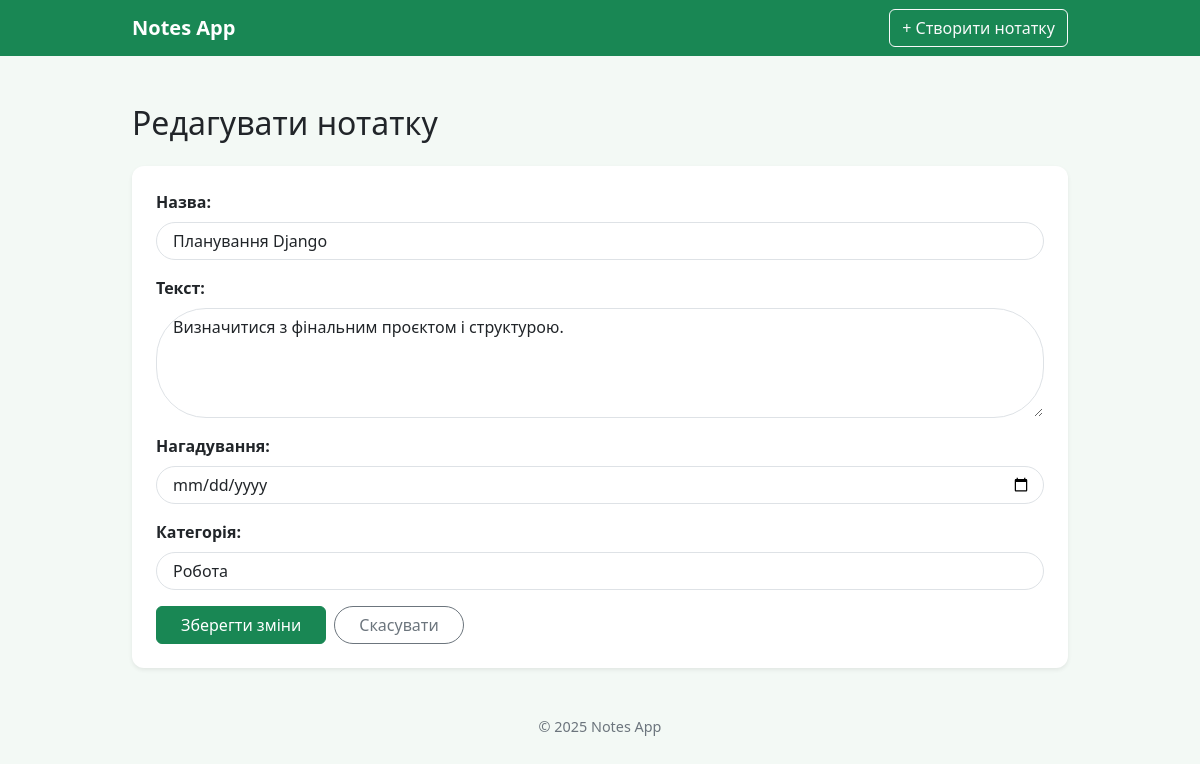
Page /1/edit/ on the committed database.
### notes/models.py (models this page shows, shortened)
class Notes(models.Model):
    title = models.CharField(
        max_length=200,
        verbose_name='Назва нотатки'
    )
    text = models.TextField(
        verbose_name='Текст'
    )
    reminder = models.DateField(
        null=True,
        blank=True,
        verbose_name='Дата нагадування'
    )
    category = models.ForeignKey(
        Category,
        on_delete=models.CASCADE,  # якщо видалять, то зникнуть нотатки
        related_name="notes",      # для доступу до category.notes.all()
        verbose_name='Категорія'
    )
    class Meta:
        ordering = ["-reminder", "title"]  #сортування, де нагадування ближче
        verbose_name = 'Нотатка'
        verbose_name_plural = 'Нотатки'

### notes/views.py (the view)
# urls.py: path('<int:pk>/edit/', edit_note_view, name='edit_note'),
def edit_note_view(request, pk):
    note = Notes.objects.get(pk=pk)
    if request.method == 'POST':
        form = NoteForm(request.POST, instance=note)
        if form.is_valid():
            form.save()
            return redirect('notes:note_detail', pk=note.pk)
    else:
        form = NoteForm(instance=note)
    return render(request, 'edit_note.html', {'form': form, 'note': note})

### notes/forms.py
class NoteForm(forms.ModelForm):
    class Meta:
        model = Notes
        fields = ['title', 'text', 'reminder', 'category']
        labels = {
            'title': 'Назва',
            'text': 'Текст',
            'reminder': 'Нагадування',
            'category': 'Категорія'
        }
        widgets = {
            'title': forms.TextInput(attrs={'class': 'form-control'}),
            'text': forms.Textarea(attrs={'class': 'form-control', 'rows': '4'}),
            'reminder': forms.DateInput(attrs={'type': 'date', 'class': 'form-control'}),
            'category': forms.Select(attrs={'class': 'form-control'}),
        }

### notes/models.py (called while the page is built)
    def __str__(self) -> str:
        return self.title

### notes/templates/edit_note.html (shortened to what this page needs)
{% extends 'base.html' %}
{% block content %}
<div class="container-main mx-auto">
    <h2 class="mb-4">Редагувати нотатку</h2>
    <form method="POST" class="card p-4 shadow-sm">
        <div class="mb-3">
            <label class="form-label fw-semibold">Назва:</label>
            {{ form.title }}
        </div>
        <div class="mb-3">
            <label class="form-label fw-semibold">Текст:</label>
            {{ form.text }}
        </div>
        <div class="mb-3">
            <label class="form-label fw-semibold">Нагадування:</label>
            {{ form.reminder }}
        </div>
        <div class="mb-3">
            <label class="form-label fw-semibold">Категорія:</label>
            {{ form.category }}
        </div>
        <div class="d-flex gap-2">
            <button type="submit" class="btn btn-success px-4">Зберегти зміни</button>
            <a href="{% url 'notes:note_detail' note.id %}" class="btn btn-outline-secondary px-4">
                Скасувати
            </a>
        </div>
    </form>
</div>
{% endblock %}

### notes/static/notes/style.css (style rules this page uses)
body { background-color: #f3f9f5; }
.container-main { max-width: 960px; }
a { color: #198754; text-decoration: none; }
.card { border-radius: 12px; border: none; box-shadow: 0 2px 8px rgba(0,0,0,0.05); }
.btn-outline-secondary { border-radius: 50px; color: #6c757d; }
.form-control, .form-select { border-radius: 50px; padding-left: 16px; }

### rows in the picture
Notes: title "Планування Django", text "Визначитися з фінальним проєктом і структурою.", category "Робота"
